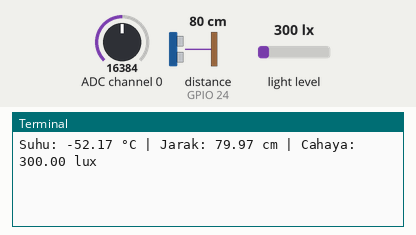
Bench run of a program on a simulated Raspberry Pi (BCM pin numbers). On the bench: the last lines printed to the terminal. The inputs (shaded band) are chosen by the test bench; at power-on: distance to the obstacle (sensor on GPIO 24) 80 cm, light level 300 lx, ADC channel 0 = 16384 (analog values on the 0–32767 scale). The echo pulse lasts 58.3 µs per cm; databases and web services accept everything at once and return nothing; the clock reads 2024-03-15 10:24:30 at power-on unless the program sets it.

Above: at 1.2 s.
1.3 s: distance to the obstacle (sensor on GPIO 24) set to 2 cm
At 4.2 s:
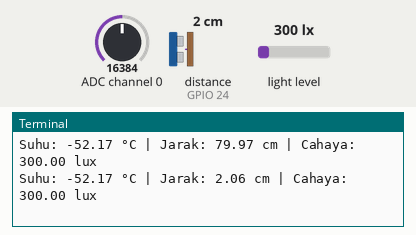
5.2 s: light level set to 40 lx
At 7.0 s:
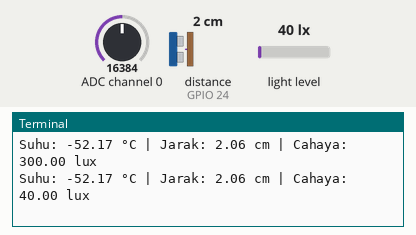
9.1 s: ADC channel 0 set to 22936
At 9.7 s:
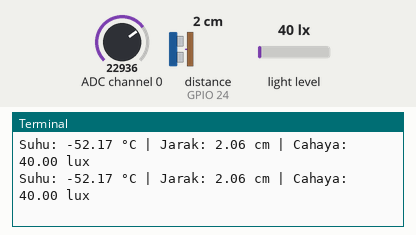
13.0 s: distance to the obstacle (sensor on GPIO 24) set to 4 cm
At 16.4 s:
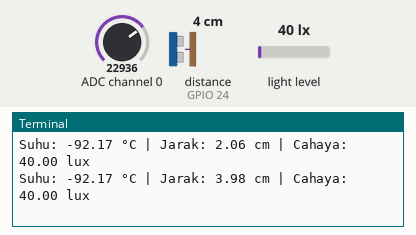
16.9 s: light level set to 500 lx
At 19.1 s:
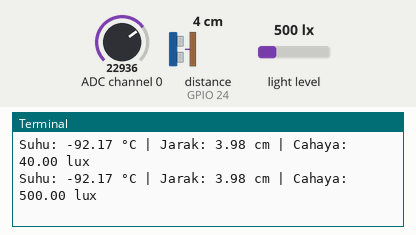
20.8 s: ADC channel 0 set to 28834
At 21.9 s:
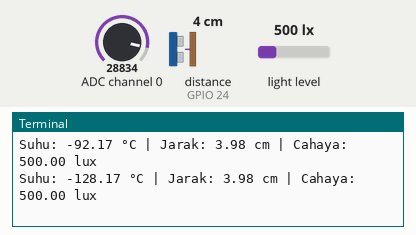
Timing chart, 0 to 23.8 s (numbered marks = the images above; inputs shaded):
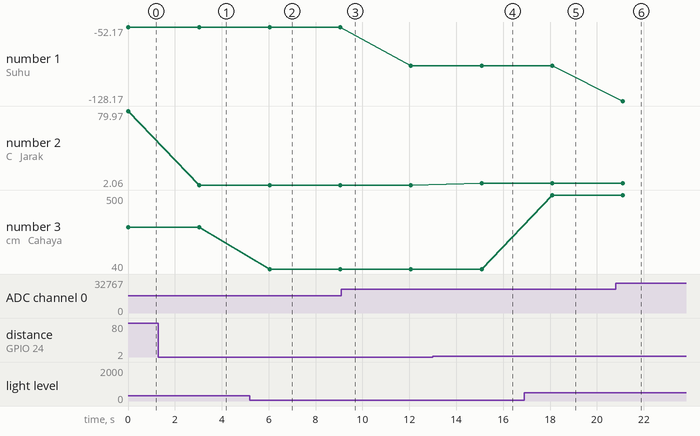

Measured:
- after the input at 1.3 s, the terminal: prints a new line after 1.7 s (image 1)
- after the input at 5.2 s, the terminal: prints a new line after 0.84 s (image 2)
- after the input at 13.0 s, the terminal: prints a new line after 2.1 s (image 4)
- after the input at 16.9 s, the terminal: prints a new line after 1.2 s (image 5)
- after the input at 20.8 s, the terminal: prints a new line after 0.31 s (image 6)
- plotted number 1: -52.17 → -92.17 after the input at 9.1 s, -92.17 → -128.17 after the input at 20.8 s
- plotted number 2: 79.97 → 2.06 after the input at 1.3 s, 2.06 → 3.98 after the input at 13.0 s
- plotted number 3: 300 → 40 after the input at 5.2 s, 40 → 500 after the input at 16.9 s

The program:

combination.py
```python
import RPi.GPIO as GPIO
import board
import smbus
import time
import busio
import adafruit_ads1x15.ads1115 as ADS
import MySQLdb
from adafruit_ads1x15.analog_in import AnalogIn
db = MySQLdb.connect(host="localhost", user="kel2te4b",
                     passwd="12345678", database="sensor")
cur = db.cursor()

LIGHT = 0x23
POWER_DOWN = 0x00
POWER_ON = 0x01
RESET = 0x07
CONTINUOUS_LOW_RES_MODE = 0x13
CONTINUOUS_HIGH_RES_MODE_1 = 0x10
CONTINUOUS_HIGH_RES_MODE_2 = 0x11
ONE_TIME_HIGH_RES_MODE_1 = 0x20
ONE_TIME_HIGH_RES_MODE_2 = 0x21
ONE_TIME_LOW_RES_MODE = 0x23

GPIO.setmode(GPIO.BCM)
GPIO_TRIGGER = 18
GPIO_ECHO = 24
GPIO.setup(GPIO_TRIGGER, GPIO.OUT)
GPIO.setup(GPIO_ECHO, GPIO.IN)

bus = smbus.SMBus(1)
i2c = busio.I2C(board.SCL, board.SDA)
ads = ADS.ADS1115(i2c)
a0 = AnalogIn(ads, ADS.P0)


def getLight(addr=LIGHT):
    data = bus.read_i2c_block_data(addr, ONE_TIME_HIGH_RES_MODE_1)
    result = (data[1] + (256 * data[0])) / 1.2
    return result


def getDistance():
    GPIO.output(GPIO_TRIGGER, True)

    # set Trigger after 0.01ms to LOW
    time.sleep(0.00001)
    GPIO.output(GPIO_TRIGGER, False)

    StartTime = time.time()
    StopTime = time.time()

    while GPIO.input(GPIO_ECHO) == 0:
        StartTime = time.time()
    while GPIO.input(GPIO_ECHO) == 1:
        StopTime = time.time()

    # time difference between start and arrival
    TimeElapsed = StopTime - StartTime
    # multiply with the sonic speed (34300 cm/s)
    # and divide by 2, because there and back
    distance = (TimeElapsed * 34300) / 2

    return distance


def dbLocalPush(light, dist, temp):
    cur.execute("INSERT INTO sensorCahaya (cahaya) VALUES (%s)", (light,))
    cur.execute("INSERT INTO sensorJarak (jarak) VALUES (%s)", (dist,))
    cur.execute("INSERT INTO sensorSuhu (suhu) VALUES (%s)", (temp,))
    db.commit()


def main():
    light = round(getLight(), 2)
    dist = round(getDistance(), 2)
    temp = round((5.0 * (1-a0.voltage) * 10000.0)/1024, 2)-1
    print(
        f"Suhu: {temp:.2f} °C | Jarak: {dist:.2f} cm | Cahaya: {light:.2f} lux")
    dbLocalPush(light, dist, temp)
    time.sleep(3)


try:
    while True:
        main()
except KeyboardInterrupt:
    print("Measurement stopped by User")
    GPIO.cleanup()
```
